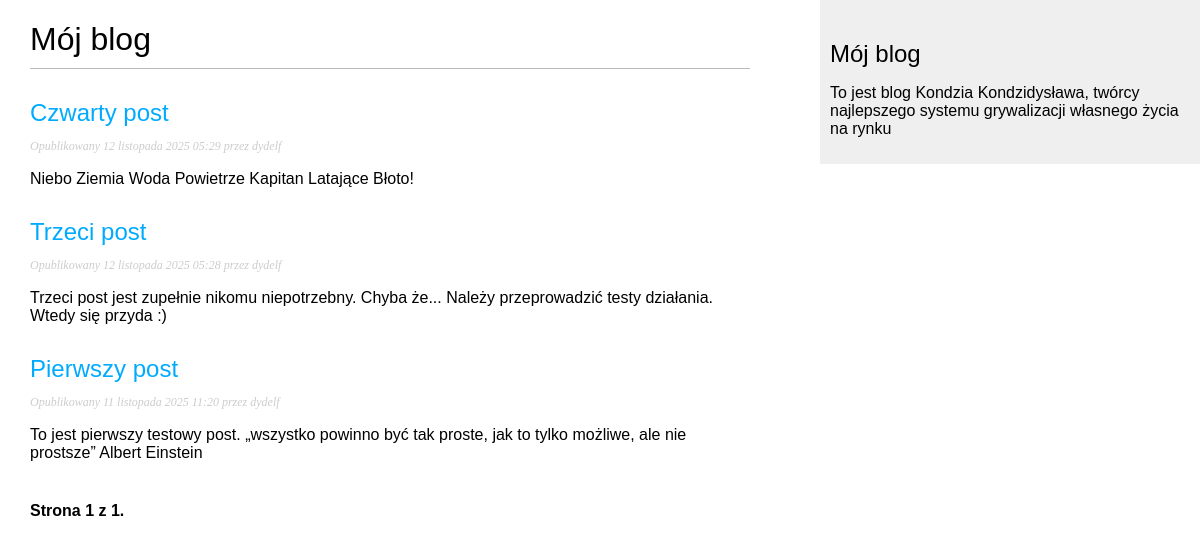
/blog/, run on an earlier commit of the app's database.
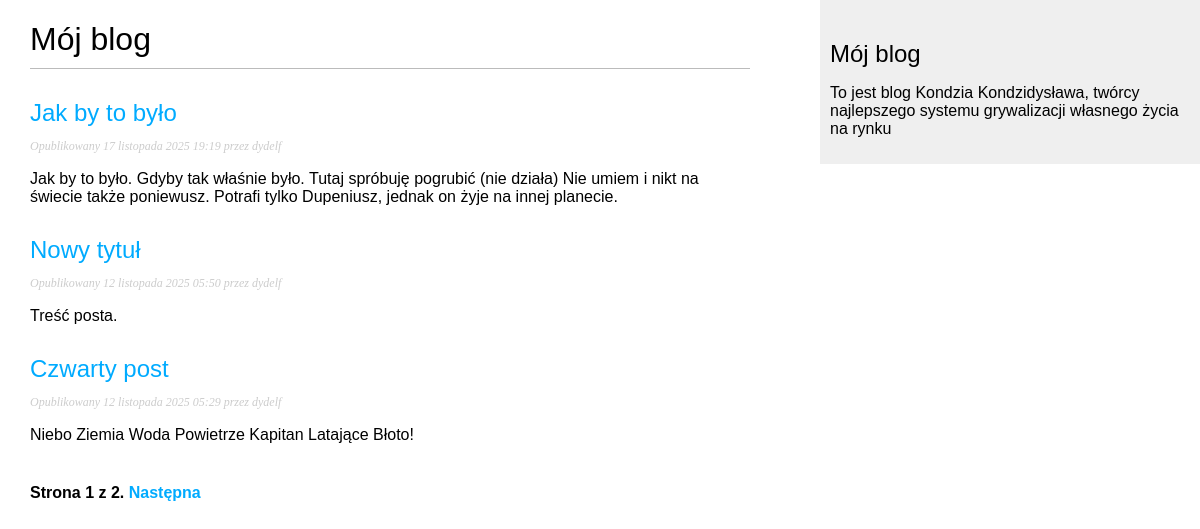
And on a later commit of the database.
### blog/models.py (models this page shows, shortened)
class Post(models.Model):
    class Status(models.TextChoices):
        DRAFT = 'DF', 'Roboczy'
        PUBLISHED = 'PB', 'Opublikowany'
    title = models.CharField(max_length=250)
    slug = models.SlugField(
        max_length=250,
        unique_for_date='publish'
        )
    author = models.ForeignKey(
        settings.AUTH_USER_MODEL,
        on_delete=models.CASCADE,
        related_name='blog_posts'
    )
    body = models.TextField()
    publish = models.DateTimeField(default=timezone.now)
    created = models.DateTimeField(auto_now_add=True)
    updated = models.DateTimeField(auto_now=True)
    status = models.CharField(
        max_length=2,
        choices=Status,
        default=Status.DRAFT
    )
    objects = models.Manager()
    published = PublishedManager()
    class Meta:
        ordering = ['-publish']
        indexes = [
            models.Index(fields=['-publish']),
        ]
    def get_absolute_url(self):
        return reverse(
            'blog:post_detail',
            args=[
                self.publish.year,
                self.publish.month,
                self.publish.day,
                self.slug]
        )

### blog/views.py (the view)
def post_list(request):
    post_list = Post.published.all()
    paginator = Paginator(post_list, 3)
    page_number = request.GET.get('page', 1)
    posts = paginator.page(page_number)
    return render(
        request,
        'blog/post/list.html',
        {'posts': posts}
    )

### blog/models.py (called while the page is built)
    def get_queryset(self):
        return(
            super().get_queryset().filter(status=Post.Status.PUBLISHED)
        )

### blog/templates/blog/post/list.html (shortened to what this page needs)
{% extends "blog/base.html" %}
{% block content %}
<h1> Mój blog</h1>
{% for post in posts %}
    <h2>
        <a href="{{ post.get_absolute_url }}">
            {{ post.title }}
        </a>
    </h2>
    <p class="date">
        Opublikowany {{ post.publish }} przez {{ post.author }}
    </p>
    {{ post.body|truncatewords:30|linebreaks}}
{% endfor %}
{% include "pagination.html" with page=posts %}
{% endblock %}

### blog/templates/blog/base.html (shortened to what this page needs)
{% load static %}
<!DOCTYPE html>
<html>
<head>
    <link href="{% static "css/blog.css" %}" rel="stylesheet">
</head>
<body>
    <div id="content">
        {% block content %}
        {% endblock %}
    </div>
    <div id="sidebar">
        <h2>Mój blog</h2>
        <p>To jest blog Kondzia Kondzidysława, twórcy najlepszego systemu grywalizacji własnego życia na rynku</p>
    </div>
</body>
</html>

### blog/templates/pagination.html (shortened to what this page needs)
<div class="pagination">
    <span class="step-links">
        <span class="current">
            Strona {{ page.number }} z {{ page.paginator.num_pages }}.
        </span>
        {% if page.has_next %}
        <a href="?page={{ page.next_page_number }}">Następna</a>
        {% endif %}
    </span>
</div>

### blog/static/css/blog.css (style rules this page uses)
body { margin:0; padding:0; font-family:helvetica, sans-serif; }
a { color:#00abff; text-decoration:none; }
h1 { font-weight:normal; border-bottom:1px solid #bbb; padding:0 0 10px 0; }
h2 { font-weight:normal; margin:30px 0 0; }
#content { float:left; width:60%; padding:0 0 0 30px; }
#sidebar { float:right; width:30%; padding:10px; background:#efefef; height:100%; }
p.date { color:#ccc; font-family: georgia, serif; font-size: 12px; font-style: italic; }
.pagination { margin:40px 0; font-weight:bold; }

What changed in the data, as far as the page shows it:
no longer on this page (row unchanged): Post: title "Trzeci post", publish "12 listopada 2025 05:28", author "dydelf", body "Trzeci post jest zupełnie nikomu niepotrzebny. Chyba że... Należy przeprowadzić testy działania. Wtedy się przyda :)"
no longer on this page (row unchanged): Post: title "Pierwszy post", publish "11 listopada 2025 11:20", author "dydelf", body "To jest pierwszy testowy post. „wszystko powinno być tak proste, jak to tylko możliwe, ale nie prostsze” Albert Einstein"
added Post: title "Jak by to było", publish "17 listopada 2025 19:19", author "dydelf", body "Jak by to było. Gdyby tak właśnie było. Tutaj spróbuję pogrubić (nie działa) Nie umiem i nikt na świecie także poniewusz. Potrafi tylko Dupeniusz, jednak on żyje na innej planecie."
now on this page (row edited): Post: title "Nowy tytuł", publish "12 listopada 2025 05:50", author "dydelf", body "Treść posta."
Also different on the page:
{{ page.paginator.num_pages }}: "1" → "2"
text now shown: "Następna"
